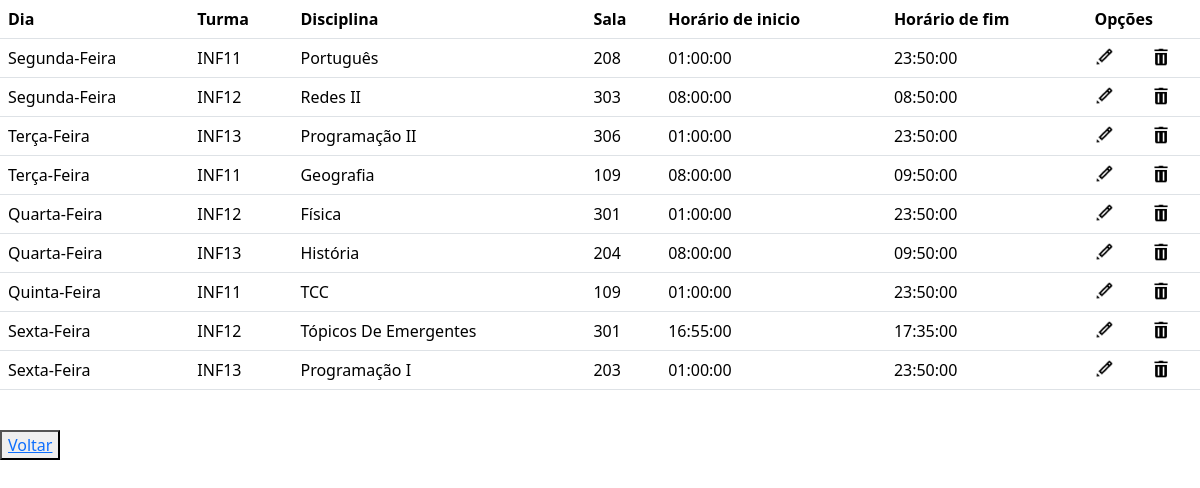
The page /crud/crud_horario/listar.php (signed in) on the database its author committed.
### tables this page shows
CREATE TABLE IF NOT EXISTS `horario` (
  `id_horario` int NOT NULL AUTO_INCREMENT,
  `dia` char(15) NOT NULL,
  `professor` varchar(100) NOT NULL,
  `horario_inicio` time NOT NULL,
  `horario_fim` time NOT NULL,
  `fk_sala_n_sala` int NOT NULL,
  `fk_disciplina_id_disciplina` int NOT NULL,
  `fk_turma_id_turma` int NOT NULL,
  PRIMARY KEY (`id_horario`)
);

CREATE TABLE IF NOT EXISTS `turma` (
  `id_turma` int NOT NULL AUTO_INCREMENT,
  `nome_turma` varchar(255) NOT NULL,
  PRIMARY KEY (`id_turma`)
);

CREATE TABLE IF NOT EXISTS `disciplina` (
  `id_disciplinas` int NOT NULL AUTO_INCREMENT,
  `nome_disciplina` varchar(255) DEFAULT NULL,
  `professor` varchar(100) NOT NULL,
  PRIMARY KEY (`id_disciplinas`)
);

CREATE TABLE IF NOT EXISTS `sala` (
  `n_sala` int NOT NULL,
  `descricao` varchar(255) NOT NULL,
  PRIMARY KEY (`n_sala`)
);

### crud/crud_horario/listar.php (the view, shortened to what this page needs)
<?php
echo "<link rel='stylesheet' href='https://cdn.jsdelivr.net/npm/bootstrap@5.3.3/dist/css/bootstrap.min.css'>";
include('../../conecta.php');
$sql = "SELECT * FROM horario
INNER JOIN sala ON fk_sala_n_sala = n_sala
INNER JOIN disciplina ON id_disciplinas = fk_disciplina_id_disciplina
INNER JOIN turma ON id_turma = fk_turma_id_turma
;";
$resultado = mysqli_query($conexao, $sql);
echo '<table class="table">
<tr>
<th scope="col">Dia</th>
<th scope="col">Turma</th>
<th scope="col">Disciplina</th>
<th scope="col">Sala</th>
<th scope="col">Horário de inicio</th>
<th scope="col">Horário de fim</th>
<th colspan=3>Opções</th>
</tr>';
while ($dados = mysqli_fetch_assoc($resultado)) {
    echo '<tr>';
    echo '<td>' . $dados['dia'] . '</td>';
    echo '<td>' . $dados['nome_turma'] . '</td>';
    echo '<td>' . $dados['nome_disciplina'] . '</td>';
    echo '<td>' . $dados['descricao'] . '</td>';
    echo '<td>' . $dados['horario_inicio'] . '</td>';
    echo '<td>' . $dados['horario_fim'] . '</td>';
    echo '<td> <a href="formedit.php?id_horario=' . $dados['id_horario'] . '"> <img src="imagens/editar.png" width="20" height="20"> </a> </td>';
    echo '<td> <a href="excluir.php?id_horario=' . $dados['id_horario'] . '"> <img src="imagens/excluir.png" width="20" height="20"> </a> </td>';
    echo '</tr>';
}
echo '</table>' . "<br>";
echo '<button><a href="index.php">Voltar</a></button>';
?>

### rows shown on the page
horario: dia "Segunda-Feira", turma.nome_turma "INF11", disciplina.nome_disciplina "Português", sala.descricao "208", horario_inicio "01:00:00", horario_fim "23:50:00"
horario: dia "Segunda-Feira", turma.nome_turma "INF12", disciplina.nome_disciplina "Redes II", sala.descricao "303", horario_inicio "08:00:00", horario_fim "08:50:00"
horario: dia "Terça-Feira", turma.nome_turma "INF13", disciplina.nome_disciplina "Programação II", sala.descricao "306", horario_inicio "01:00:00", horario_fim "23:50:00"
horario: dia "Terça-Feira", turma.nome_turma "INF11", disciplina.nome_disciplina "Geografia", sala.descricao "109", horario_inicio "08:00:00", horario_fim "09:50:00"
horario: dia "Quarta-Feira", turma.nome_turma "INF12", disciplina.nome_disciplina "Física", sala.descricao "301", horario_inicio "01:00:00", horario_fim "23:50:00"
horario: dia "Quarta-Feira", turma.nome_turma "INF13", disciplina.nome_disciplina "História", sala.descricao "204", horario_inicio "08:00:00", horario_fim "09:50:00"
horario: dia "Quinta-Feira", turma.nome_turma "INF11", disciplina.nome_disciplina "TCC", sala.descricao "109", horario_inicio "01:00:00", horario_fim "23:50:00"
horario: dia "Sexta-Feira", turma.nome_turma "INF12", disciplina.nome_disciplina "Tópicos De Emergentes", sala.descricao "301", horario_inicio "16:55:00", horario_fim "17:35:00"
horario: dia "Sexta-Feira", turma.nome_turma "INF13", disciplina.nome_disciplina "Programação I", sala.descricao "203", horario_inicio "01:00:00", horario_fim "23:50:00"
